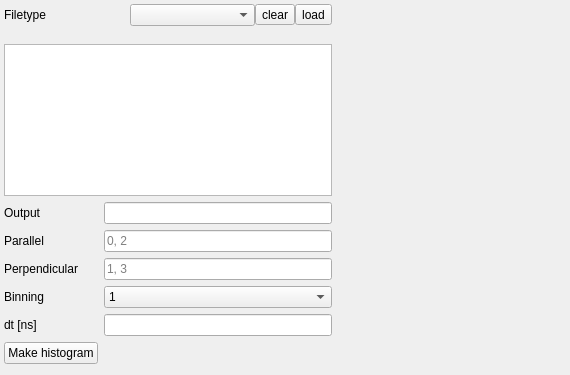
<?xml version="1.0" encoding="UTF-8"?>
<ui version="4.0">
 <class>Form</class>
 <widget class="QWidget" name="Form">
  <property name="geometry">
   <rect>
    <x>0</x>
    <y>0</y>
    <width>570</width>
    <height>375</height>
   </rect>
  </property>
  <property name="windowTitle">
   <string>Form</string>
  </property>
  <layout class="QGridLayout" name="gridLayout">
   <property name="leftMargin">
    <number>4</number>
   </property>
   <property name="topMargin">
    <number>4</number>
   </property>
   <property name="rightMargin">
    <number>4</number>
   </property>
   <property name="bottomMargin">
    <number>4</number>
   </property>
   <property name="spacing">
    <number>6</number>
   </property>
   <item row="10" column="1">
    <spacer name="verticalSpacer">
     <property name="orientation">
      <enum>Qt::Vertical</enum>
     </property>
     <property name="sizeHint" stdset="0">
      <size>
       <width>20</width>
       <height>40</height>
      </size>
     </property>
    </spacer>
   </item>
   <item row="6" column="0">
    <widget class="QLabel" name="label_2">
     <property name="text">
      <string>Perpendicular</string>
     </property>
    </widget>
   </item>
   <item row="7" column="0">
    <widget class="QLabel" name="label_4">
     <property name="text">
      <string>Binning</string>
     </property>
    </widget>
   </item>
   <item row="7" column="1">
    <widget class="QComboBox" name="comboBox_2">
     <property name="sizePolicy">
      <sizepolicy hsizetype="Minimum" vsizetype="Fixed">
       <horstretch>0</horstretch>
       <verstretch>0</verstretch>
      </sizepolicy>
     </property>
     <item>
      <property name="text">
       <string>1</string>
      </property>
     </item>
     <item>
      <property name="text">
       <string>2</string>
      </property>
     </item>
     <item>
      <property name="text">
       <string>4</string>
      </property>
     </item>
     <item>
      <property name="text">
       <string>8</string>
      </property>
     </item>
     <item>
      <property name="text">
       <string>16</string>
      </property>
     </item>
     <item>
      <property name="text">
       <string>32</string>
      </property>
     </item>
    </widget>
   </item>
   <item row="4" column="0">
    <widget class="QLabel" name="label_5">
     <property name="text">
      <string>Output</string>
     </property>
    </widget>
   </item>
   <item row="4" column="1">
    <widget class="QLineEdit" name="lineEdit_4">
     <property name="sizePolicy">
      <sizepolicy hsizetype="Minimum" vsizetype="Fixed">
       <horstretch>0</horstretch>
       <verstretch>0</verstretch>
      </sizepolicy>
     </property>
    </widget>
   </item>
   <item row="6" column="1">
    <widget class="QLineEdit" name="lineEdit_2">
     <property name="sizePolicy">
      <sizepolicy hsizetype="Minimum" vsizetype="Fixed">
       <horstretch>0</horstretch>
       <verstretch>0</verstretch>
      </sizepolicy>
     </property>
     <property name="text">
      <string/>
     </property>
     <property name="placeholderText">
      <string>1, 3</string>
     </property>
    </widget>
   </item>
   <item row="5" column="1">
    <widget class="QLineEdit" name="lineEdit">
     <property name="sizePolicy">
      <sizepolicy hsizetype="Minimum" vsizetype="Fixed">
       <horstretch>0</horstretch>
       <verstretch>0</verstretch>
      </sizepolicy>
     </property>
     <property name="text">
      <string/>
     </property>
     <property name="placeholderText">
      <string>0, 2</string>
     </property>
    </widget>
   </item>
   <item row="8" column="1">
    <widget class="QLineEdit" name="lineEdit_5">
     <property name="readOnly">
      <bool>true</bool>
     </property>
    </widget>
   </item>
   <item row="9" column="0">
    <widget class="QPushButton" name="pushButton">
     <property name="text">
      <string>Make histogram</string>
     </property>
    </widget>
   </item>
   <item row="5" column="0">
    <widget class="QLabel" name="label">
     <property name="text">
      <string>Parallel</string>
     </property>
    </widget>
   </item>
   <item row="8" column="0">
    <widget class="QLabel" name="label_6">
     <property name="text">
      <string>dt [ns]</string>
     </property>
    </widget>
   </item>
   <item row="3" column="0" colspan="2">
    <widget class="QListWidget" name="listWidget">
     <property name="dragDropMode">
      <enum>QAbstractItemView::DropOnly</enum>
     </property>
    </widget>
   </item>
   <item row="0" column="0" colspan="2">
    <layout class="QHBoxLayout" name="horizontalLayout">
     <property name="spacing">
      <number>0</number>
     </property>
     <item>
      <widget class="QLabel" name="label_3">
       <property name="text">
        <string>Filetype</string>
       </property>
      </widget>
     </item>
     <item>
      <widget class="QComboBox" name="comboBox"/>
     </item>
     <item>
      <widget class="QToolButton" name="toolButton_2">
       <property name="text">
        <string>clear</string>
       </property>
      </widget>
     </item>
     <item>
      <widget class="QToolButton" name="toolButton">
       <property name="text">
        <string>load</string>
       </property>
      </widget>
     </item>
    </layout>
   </item>
   <item row="0" column="2" rowspan="11">
    <widget class="QWidget" name="widget" native="true">
     <property name="sizePolicy">
      <sizepolicy hsizetype="Expanding" vsizetype="Expanding">
       <horstretch>0</horstretch>
       <verstretch>0</verstretch>
      </sizepolicy>
     </property>
     <layout class="QVBoxLayout" name="verticalLayout_2">
      <property name="spacing">
       <number>0</number>
      </property>
      <property name="leftMargin">
       <number>0</number>
      </property>
      <property name="topMargin">
       <number>0</number>
      </property>
      <property name="rightMargin">
       <number>0</number>
      </property>
      <property name="bottomMargin">
       <number>0</number>
      </property>
      <item>
       <layout class="QVBoxLayout" name="verticalLayout"/>
      </item>
     </layout>
    </widget>
   </item>
  </layout>
 </widget>
 <resources/>
 <connections/>
</ui>
